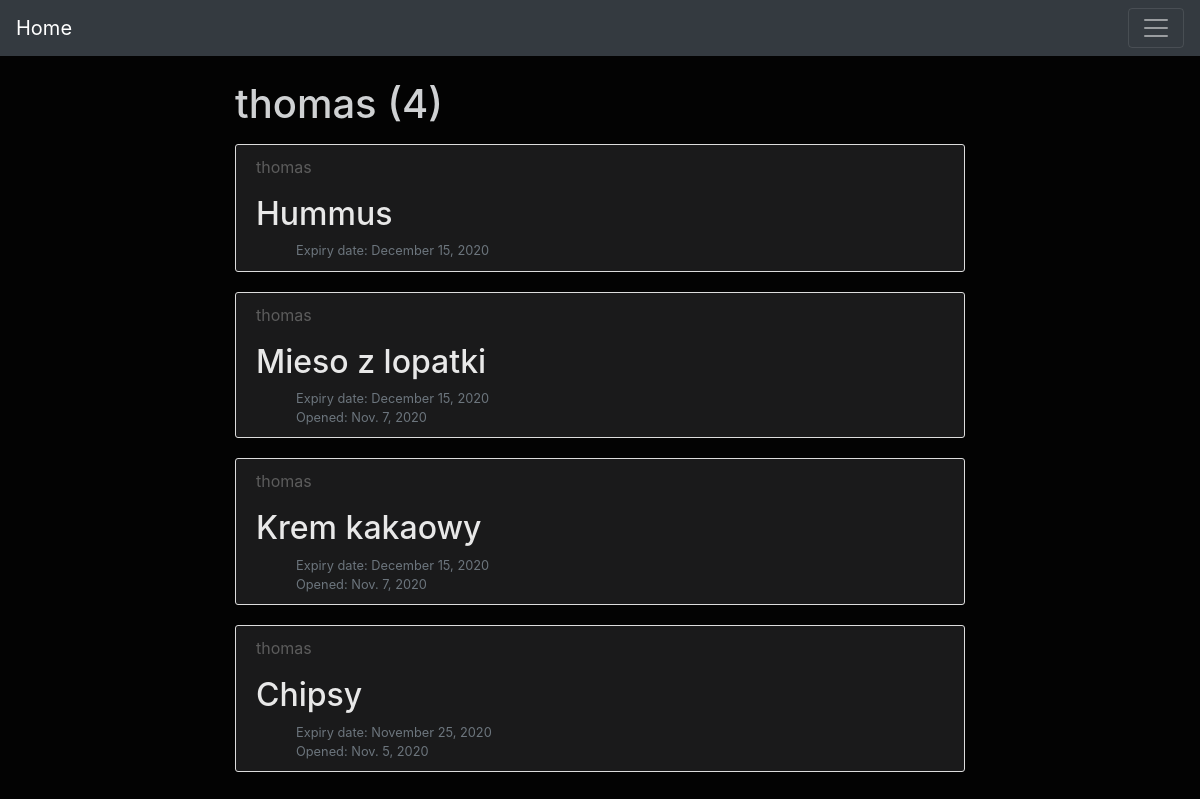
The page /foods/user/thomas on the database as committed earlier.
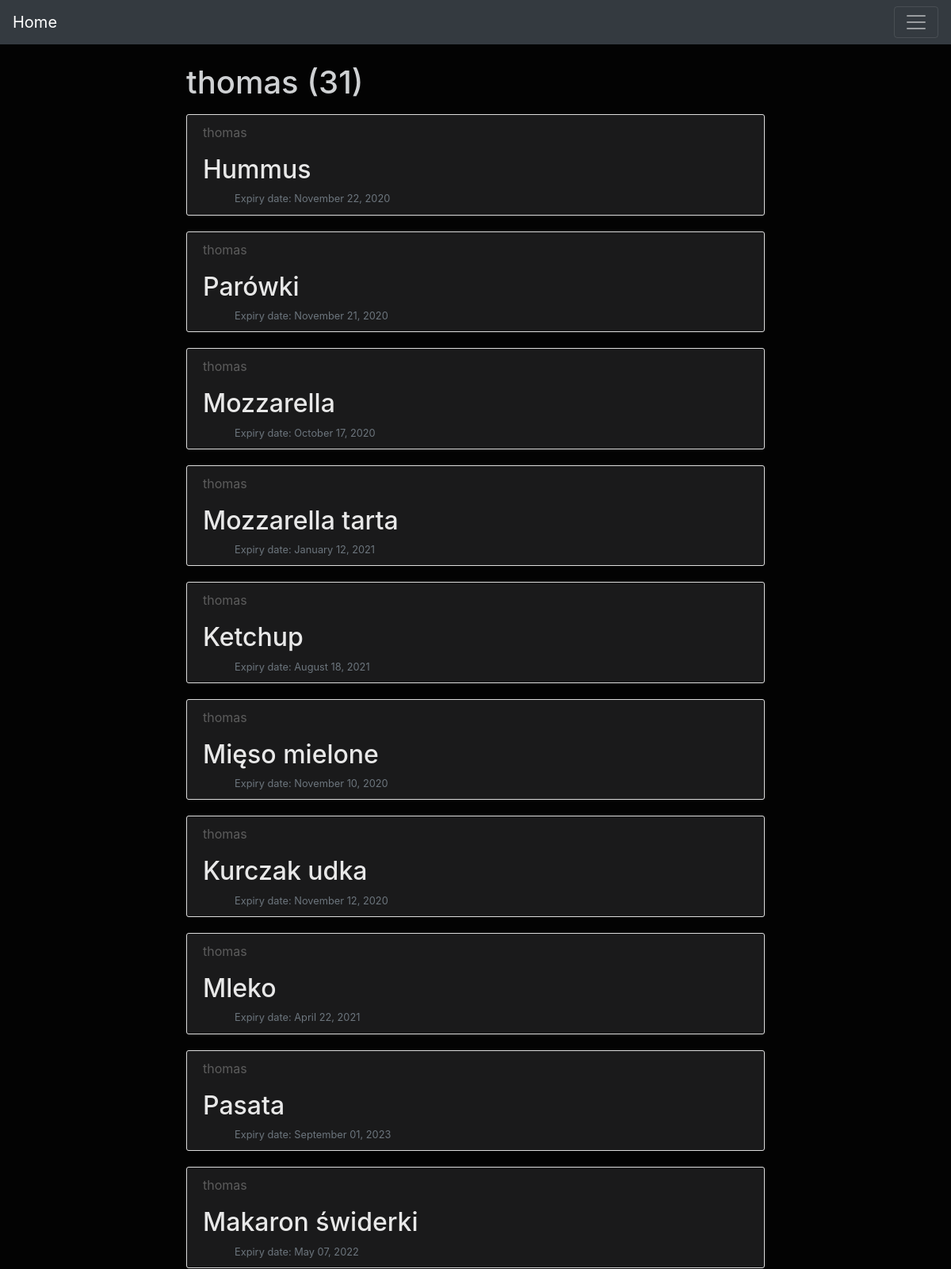
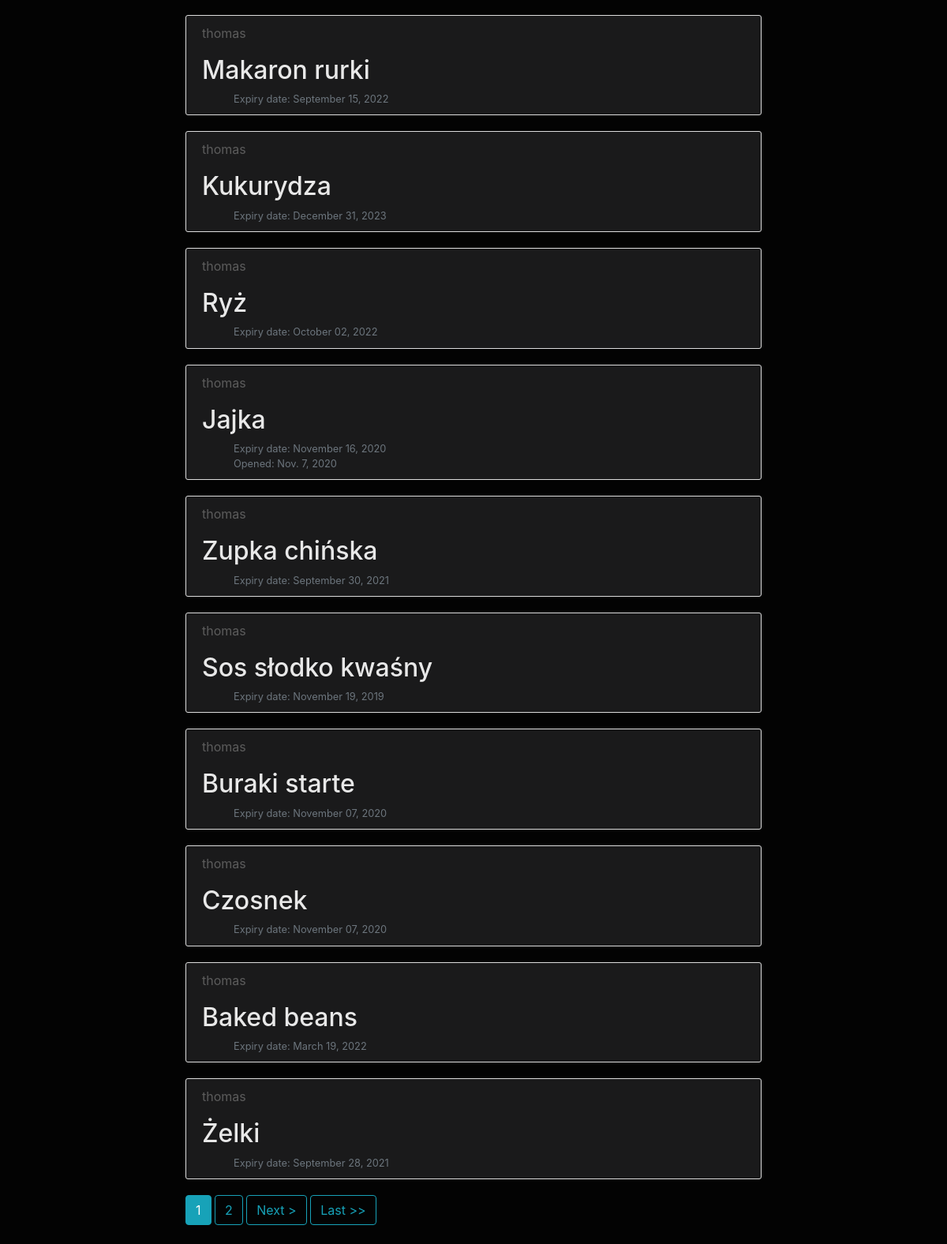
The same page on the database as committed later (2 pictures, top to bottom).
### foods/models.py (models this page shows, shortened)
class FoodType(models.Model):
    food = models.CharField(max_length = 200)
    add_date = models.DateField('date added')
    exp_date = models.DateField('expire date', null=True, blank=True)
    opened = models.BooleanField(default = False)
    opened_date = models.DateField('opened date', null=True, blank=True)
    quantity = models.IntegerField(default = 1)
    price = models.DecimalField(default = 0, max_digits = 10, decimal_places = 2)
    author = models.ForeignKey(User, on_delete=models.CASCADE)

### foods/views.py (the view)
# urls.py: path('user/<str:username>', UserPostListView.as_view(), name='user-posts'),
class UserPostListView(ListView):
    model = FoodType
    template_name = 'foods/user_index.html'
    context_object_name = 'latest_food_added'
    ordering = ['-add_date']
    paginate_by = 20
    def get_queryset(self):
        user = get_object_or_404(User, username=self.kwargs.get('username'))
        return FoodType.objects.filter(author=user).order_by('-add_date')

### foods/templates/foods/user_index.html (shortened to what this page needs)
{% extends "foods/base.html" %}
    {% block content %}
    <h1 class="mb-3">{{ view.kwargs.username }} ({{ page_obj.paginator.count }})</h1>
    {% for food in latest_food_added %}
        <article class="media content-section">
            <div class="media-body">
                <div>
                    <p class="mr-2">{{ food.author }}</p>
                </div>
                <h2><a class="article-title" href="{% url 'foods-detail' food.id %}">{{ food.food }}</a></h2>
                <small class="text-muted">
                    <ul>
                        Expiry date: {{ food.exp_date|date:"F d, Y" }}
                    </ul>
                    {% if food.opened == True %}
                        <ul>
                            Opened: {{ food.opened_date}}
                        </ul>
                    {% endif %}
                </small>
            </div>
        </article>
    {% endfor %}
    {% if is_paginated %}
            {% for num in page_obj.paginator.page_range %}
                {% if page_obj.number == num %}
                    <a class="btn btn-info mb-4" href="?page={{ num }}">{{ num }}</a>
                {% elif num > page_obj.number|add:'-3' and num < page_obj.number|add:'3' %}
                    <a class="btn btn-outline-info mb-4" href="?page={{ num }}">{{ num }}</a>
                {% endif %}
            {% endfor %}
            {% if page_obj.has_next %}
                <a class="btn btn-outline-info mb-4" href="?page={{ page_obj.next_page_number }}">Next &gt;</a>
                <a class="btn btn-outline-info mb-4" href="?page={{ page_obj.paginator.num_pages }}">Last &gt;&gt;</a>
            {% endif %}
        {% endif %}
    {% endblock content %}

Rows that differ between the two databases and show on the page:
removed FoodType: author "thomas", food "Hummus", exp_date "December 15, 2020"
removed FoodType: author "thomas", food "Mieso z lopatki", exp_date "December 15, 2020", opened_date "Nov. 7, 2020"
removed FoodType: author "thomas", food "Krem kakaowy", exp_date "December 15, 2020", opened_date "Nov. 7, 2020"
removed FoodType: author "thomas", food "Chipsy", exp_date "November 25, 2020", opened_date "Nov. 5, 2020"
added FoodType: author "thomas", food "Hummus", exp_date "November 22, 2020"
added FoodType: author "thomas", food "Parówki", exp_date "November 21, 2020"
added FoodType: author "thomas", food "Mozzarella", exp_date "October 17, 2020"
added FoodType: author "thomas", food "Mozzarella tarta", exp_date "January 12, 2021"
added FoodType: author "thomas", food "Ketchup", exp_date "August 18, 2021"
added FoodType: author "thomas", food "Mięso mielone", exp_date "November 10, 2020"
added FoodType: author "thomas", food "Kurczak udka", exp_date "November 12, 2020"
added FoodType: author "thomas", food "Mleko", exp_date "April 22, 2021"
added FoodType: author "thomas", food "Pasata", exp_date "September 01, 2023"
added FoodType: author "thomas", food "Makaron świderki", exp_date "May 07, 2022"
added FoodType: author "thomas", food "Makaron rurki", exp_date "September 15, 2022"
added FoodType: author "thomas", food "Kukurydza", exp_date "December 31, 2023"
added FoodType: author "thomas", food "Ryż", exp_date "October 02, 2022"
added FoodType: author "thomas", food "Jajka", exp_date "November 16, 2020", opened_date "Nov. 7, 2020"
added FoodType: author "thomas", food "Zupka chińska", exp_date "September 30, 2021"
added FoodType: author "thomas", food "Sos słodko kwaśny", exp_date "November 19, 2019"
added FoodType: author "thomas", food "Buraki starte", exp_date "November 07, 2020"
added FoodType: author "thomas", food "Czosnek", exp_date "November 07, 2020"
added FoodType: author "thomas", food "Baked beans", exp_date "March 19, 2022"
added FoodType: author "thomas", food "Żelki", exp_date "September 28, 2021"
Other text that changed with them:
{{ page_obj.paginator.count }}: "4" → "31"
new list line: "1"
new list line: "2"
text now shown: "Next > Last >>"
